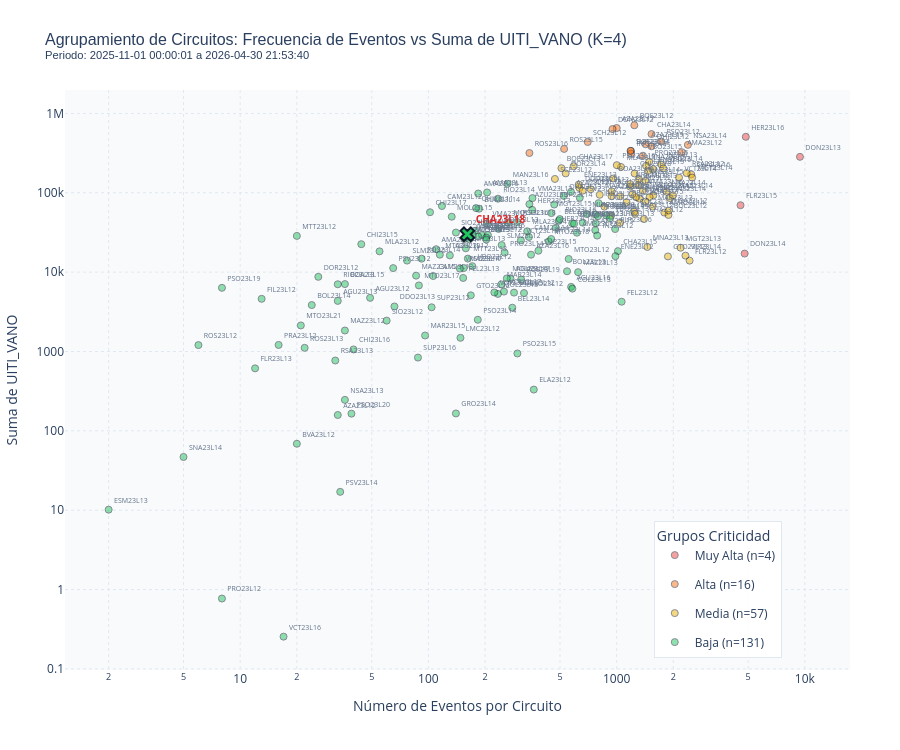

Source (notebook cell):
### Code cell
from chec_local_interpreter.plotting import run_kmeans, plot_interactive_circuit_clustering

# Destaca el circuito o circuitos definidos al inicio del notebook.
circuitos_destacados = SELECTED_CIRCUITOS or []

fig_cluster = plot_interactive_circuit_clustering(
    raw_df,
    highlighted_circuits=circuitos_destacados,
    start_date=START_DATE,
    end_date=END_DATE,
)
fig_cluster.show()

### Figure 1 — Plotly figure (JSON) as saved in the notebook; plotly's stock layout.template omitted (floating-point values rounded to 4 significant figures; data arrays with more than 128 entries replaced by an {"elided": "..."} marker saying what was removed)
{"data": [{"hovertemplate": "<b>%{text}</b><br>Eventos: %{x:,.0f}<br>Suma UITI_VANO: %{y:,.0f}<extra></extra>", "legendgroup": "group_0", "marker": {"color": "#ef4444", "line": {"color": "#0f172a", "width": 1}, "opacity": 0.5, "size": 7, "symbol": "circle"}, "mode": "markers+text", "name": "Muy Alta (n=4)", "showlegend": true, "text": ["DON23L13", "DON23L14", "FLR23L15", "HER23L16"], "textfont": {"color": "#64748b", "size": 7}, "textposition": "top right", "type": "scatter", "x": [9418, 4785, 4552, 4856], "y": [283700.0, 17130.0, 69690.0, 507200.0]}, {"hovertemplate": "<b>%{text}</b><br>Eventos: %{x:,.0f}<br>Suma UITI_VANO: %{y:,.0f}<extra></extra>", "legendgroup": "group_1", "marker": {"color": "#f97316", "line": {"color": "#0f172a", "width": 1}, "opacity": 0.5, "size": 7, "symbol": "circle"}, "mode": "markers+text", "name": "Alta (n=16)", "showlegend": true, "text": ["AMA23L12", "AZA23L17", "AZA23L19", "BQE23L12", "BQE23L14", "CHA23L14", "DON23L12", "IRR23L13", "NSA23L14", "PSO23L12", "QHI23L12", "ROS23L15", "ROS23L16", "SCH23L12", "SUP23L13", "VBO23L15"], "textfont": {"color": "#64748b", "size": 7}, "textposition": "top right", "type": "scatter", "x": [2219, 1001, 1426, 1242, 1192, 1532, 951, 1194, 2391, 1724, 1531, 526, 344, 702, 1185, 1379], "y": [324700.0, 654600.0, 408400.0, 708700.0, 337200.0, 549500.0, 635600.0, 311400.0, 401400.0, 443000.0, 385300.0, 356900.0, 316900.0, 436400.0, 337300.0, 293000.0]}, {"hovertemplate": "<b>%{text}</b><br>Eventos: %{x:,.0f}<br>Suma UITI_VANO: %{y:,.0f}<extra></extra>", "legendgroup": "group_2", "marker": {"color": "#eab308", "line": {"color": "#0f172a", "width": 1}, "opacity": 0.5, "size": 7, "symbol": "circle"}, "mode": "markers+text", "name": "Media (n=57)", "showlegend": true, "text": ["AGU23L14", "AGU23L15", "AMA23L15", "AMR23L13", "AMR23L14", "AZA23L15", "AZA23L18", "BEL23L15", "BOA23L12", "BOA23L14", "BOL23L12", "BQE23L13", "BUM23L12", "CHA23L12", "CHA23L13", "CHA23L16", "CHA23L17", "CHI23L18", "COL23L12", "DDO23L14", "DOR23L14", "DOR23L15", "ENE23L13", "ENE23L15", "ENE23L16", "FIL23L13", "FLR23L12", "GTO23L13", "HER23L12", "INS23L13", "INS23L14", "MAN23L14", "MAR23L12", "MAR23L13", "MAZ23L14", "MGT23L12", "MGT23L13", "MGT23L14", "MLA23L13", "MNA23L13", "NRA23L13", "NRA23L14", "NSA23L12", "PRA23L13", "PRO23L15", "PSO23L13", "PSO23L16", "RSA23L12", "SCE23L12", "SIO23L15", "SLM23L13", "SNA23L12", "SNA23L15", "VBO23L14", "VCT23L14", "VIR23L14", "VMA23L16"], "textfont": {"color": "#64748b", "size": 7}, "textposition": "top right", "type": "scatter", "x": [941, 1045, 1567, 1497, 1792, 1428, 939, 933, 1320, 959, 1885, 509, 1180, 1398, 1270, 2490, 591, 1246, 1242, 635, 536, 861, 629, 1424, 1565, 1043, 2442, 1873, 728, 1722, 1919, 1313, 813, 1553, 1992, 1213, 2188, 2519, 1055, 1456, 1179, 1837, 1891, 1129, 1490, 660, 1002, 2355, 470, 1467, 1304, 1253, 1433, 1770, 2146, 2321, 1379], "y": [104100.0, 90280.0, 92870.0, 88400.0, 56300.0, 77350.0, 90560.0, 51380.0, 84200.0, 151000.0, 52560.0, 204100.0, 119400.0, 46630.0, 87880.0, 170500.0, 216300.0, 175000.0, 58010.0, 114700.0, 175400.0, 66840.0, 127000.0, 141200.0, 198000.0, 41730.0, 13960.0, 15770.0, 110800.0, 228100.0, 85680.0, 148000.0, 94370.0, 66840.0, 93050.0, 96020.0, 20290.0, 155400.0, 211500.0, 20770.0, 129000.0, 103100.0, 59790.0, 76120.0, 246500.0, 106200.0, 223000.0, 176800.0, 149300.0, 188000.0, 125300.0, 54390.0, 218700.0, 203100.0, 155100.0, 16130.0, 105900.0]}, {"hovertemplate": "<b>%{text}</b><br>Eventos: %{x:,.0f}<br>Suma UITI_VANO: %{y:,.0f}<extra></extra>", "legendgroup": "group_3", "marker": {"color": "#22c55e", "line": {"color": "#0f172a", "width": 1}, "opacity": 0.5, "size": 7, "symbol": "circle"}, "mode": "markers+text", "name": "Baja (n=131)", "showlegend": true, "text": {"elided": "130 str values"}, "textfont": {"color": "#64748b", "size": 7}, "textposition": "top right", "type": "scatter", "x": {"elided": "130 int values"}, "y": {"elided": "130 float values"}}, {"hovertemplate": "<b>%{text}</b><br>Eventos: %{x:,.0f}<br>Suma UITI_VANO: %{y:,.0f}<br><i>DESTACADO</i><extra></extra>", "legendgroup": "group_3", "marker": {"color": "#22c55e", "line": {"color": "#0f172a", "width": 2}, "opacity": 1, "size": 12, "symbol": "x"}, "mode": "markers+text", "name": "Baja (n=131)", "showlegend": false, "text": ["CHA23L18"], "textfont": {"color": "#dc2626", "size": 10, "weight": "bold"}, "textposition": "top right", "type": "scatter", "x": [161], "y": [30020.0]}, {"hoverinfo": "none", "marker": {"color": "rgba(0,0,0,0)", "size": 1}, "mode": "markers", "showlegend": false, "type": "scatter", "x": [10360.0], "y": [779600.0]}], "layout": {"height": 750, "hovermode": "closest", "legend": {"bgcolor": "rgba(255, 255, 255, 0.95)", "bordercolor": "#e2e8f0", "borderwidth": 1, "title": {"text": "Grupos Criticidad"}, "x": 0.75, "y": 0.02}, "margin": {"b": 80, "l": 60, "r": 50, "t": 90}, "paper_bgcolor": "#ffffff", "plot_bgcolor": "#f8fafc", "title": {"font": {"family": "Arial, sans-serif", "size": 16}, "text": "Agrupamiento de Circuitos: Frecuencia de Eventos vs Suma de UITI_VANO (K=4)<br><sup>Periodo: 2025-11-01 00:00:01 a 2026-04-30 21:53:40</sup>"}, "xaxis": {"gridcolor": "#e2e8f0", "griddash": "dot", "gridwidth": 1, "showgrid": true, "title": {"text": "Número de Eventos por Circuito"}, "type": "log"}, "yaxis": {"gridcolor": "#e2e8f0", "griddash": "dot", "gridwidth": 1, "showgrid": true, "title": {"text": "Suma de UITI_VANO"}, "type": "log"}}}
